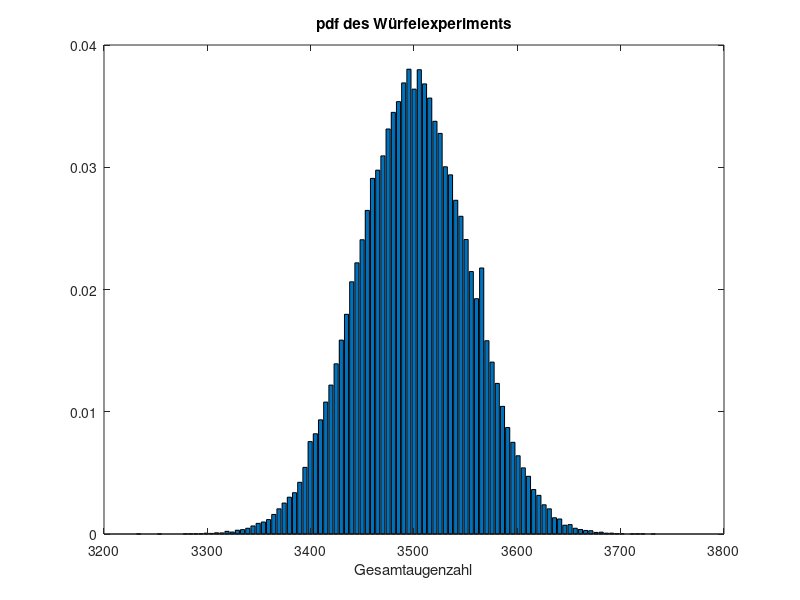

Write MATLAB code to recreate this figure.
clear
%% 100000-facher Wurf mit einem Würfel
x = floor(rand(100000,1000)*(6-1E-99)+1);
% x ist ein Vektor der Dimension 100000x1.
% Jedes Element von x steht für das Ergebis eines Würfelwurfs.

%% Berechnung des Histogramms 
[H,bins] = hist(sum(x'),100);
% bins ... Mittelwert des jeweiligen Bins
% H ... Anzahl der Treffer je Bin

%% Bestimmung der Verteilungsdichtefunktion (pdf) aus dem Histogramm


%% Darstellung der pdf
figure(1);
clf();
bar(bins,H/100000);
title('pdf des Würfelexperiments');
xlabel('Gesamtaugenzahl');
